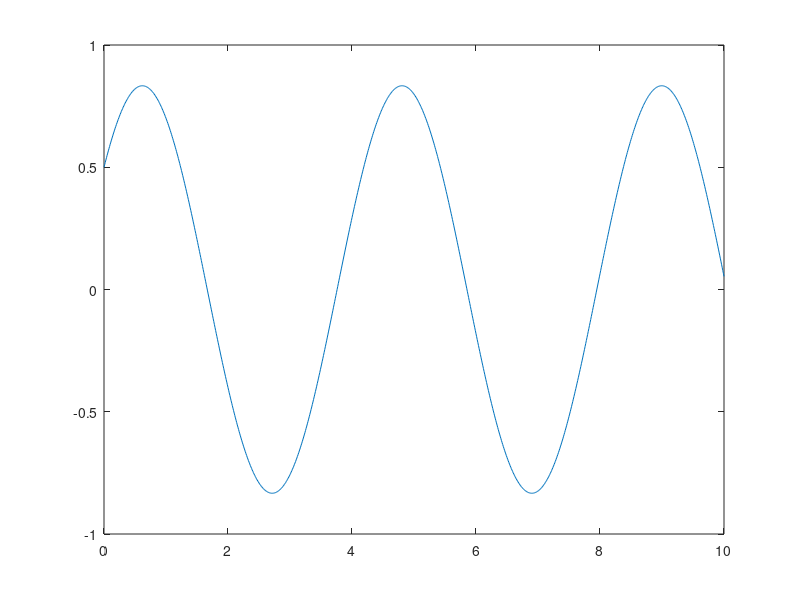
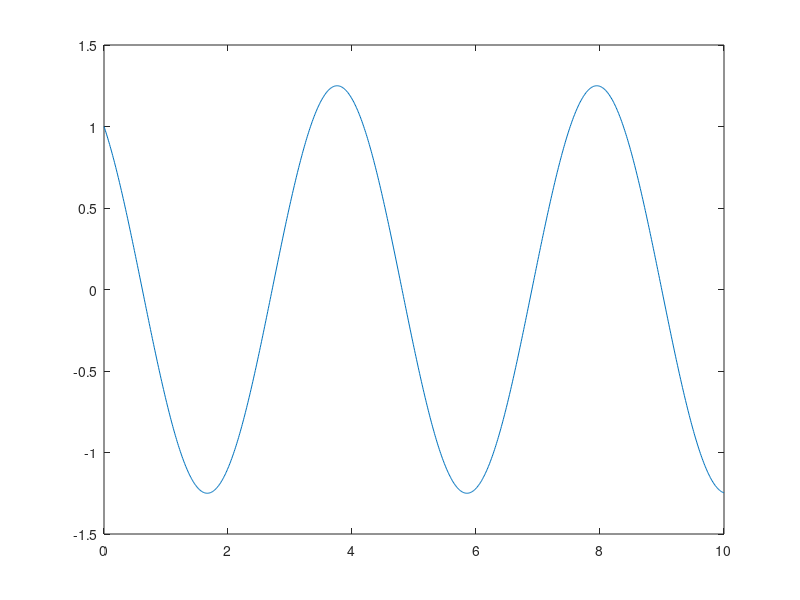
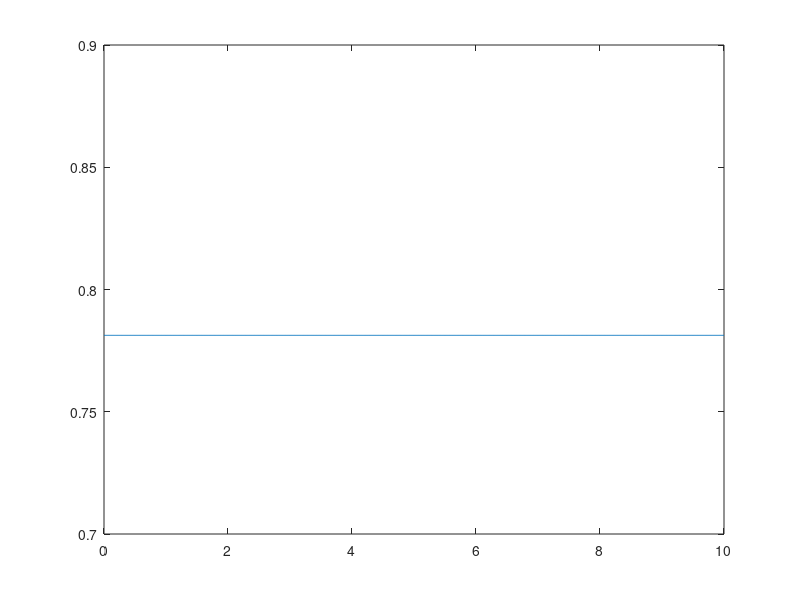
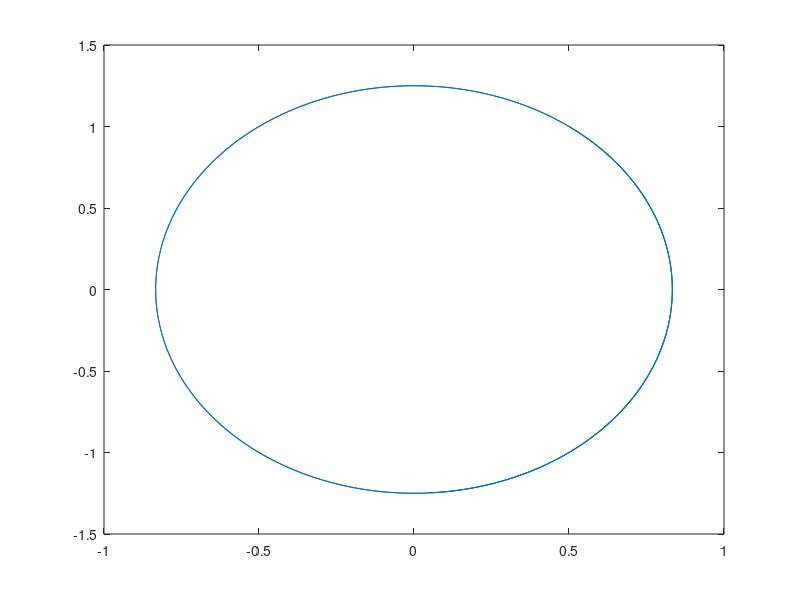

Here is the MATLAB script that generated these plots, in order: (Note: this script raises an error after producing the figures.)
figure(1);cla;
figure(2);cla;
figure(3);cla;
figure(4);cla;
% Define the variables
x0=0.5;
v0=1;
w0=1.5;
A=5/6;
phi=-atan(4/3);
m=1;
tm=10;
dt=0.15;
t=0:0.01:tm;

% Plot the origin curve
x=A.*cos(w0.*t+phi);
v=-A*w0.*sin(w0.*t+phi);
E=0.5*m*w0^2.*x.^2+0.5*m*v.^2;
figure(1);
plot(t,x);
figure(2);
plot(t,v);
figure(3);
plot(t,E);
figure(4);
plot(x,v);

% Plot the Euler curve
[t,x,v]=getCurve(tm,dt,x0,v0,w0);
E=0.5*m*w0^2.*x.^2+0.5*m*v.^2;
figure(1);
hold on;
plot(t,x);
figure(2);
hold on;
plot(t,v);
figure(3);
hold on;
plot(t,E);
figure(4);
hold on;
plot(x,v);

% Plot the Runge–Kutta curve
[t,x,v]=getCurveB(tm,dt,x0,v0,w0);
E=0.5*m*w0^2.*x.^2+0.5*m*v.^2;
figure(1);
plot(t,x);
hold off;
figure(2);
plot(t,v);
hold off;
figure(3);
plot(t,E);
hold off;
figure(4);
plot(x,v);
hold off;

% Set the plot
figure(1);
xlabel('t');
ylabel('x(t)');
axis([0 10 -2 2]);
legend('origin','Euler','2nd Runge-Kutta','Location','NorthWest');
print(gcf,'-dpng','p2_a.png');
figure(2);
xlabel('t');
ylabel('v_x(t)');
axis([0 10 -2 2]);
legend('origin','Euler','2nd Runge-Kutta','Location','NorthWest');
print(gcf,'-dpng','p2_b.png');
figure(3);
xlabel('t');
ylabel('E(t)');
axis([0 10 0 2]);
legend('origin','Euler','2nd Runge-Kutta','Location','NorthWest');
print(gcf,'-dpng','p2_c.png');
figure(4);
xlabel('x(t)');
ylabel('v_x(t)');
axis equal;
axis([-2 2 -2 2]);
legend('origin','Euler','2nd Runge-Kutta','Location','NorthWest');
print(gcf,'-dpng','p2_d.png');